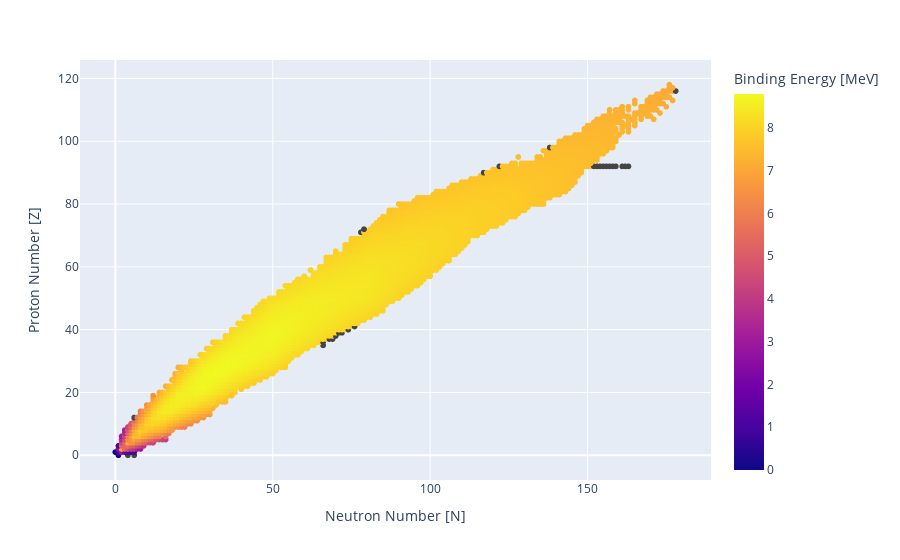
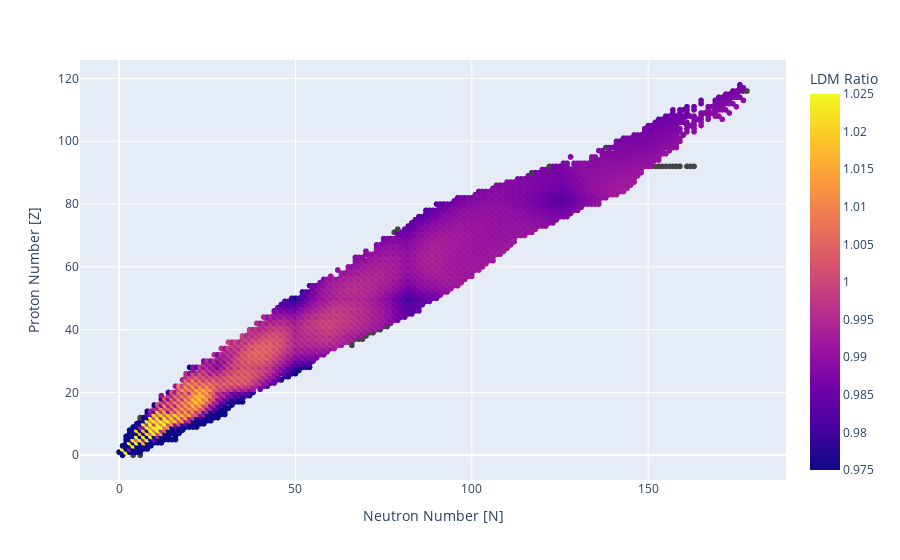

Notebook code for these charts, in order:
### Markdown cell above
## Charts of Binding Energy 

The IAEA chart of nuclides datasets offer detailed nuclear properties like half-lives, decay modes, and energy levels, invaluable for research and applications in nuclear physics, medicine, and energy due to their comprehensive coverage and well validated datasets.

### Code cell
import matplotlib.pyplot as plt
import numpy as np
import pandas as pd
import plotly.express as px
import plotly.graph_objects as go
# the service URL
livechart = "https://nds.iaea.org/relnsd/v0/data?"
import urllib.request
def lc_pd_dataframe(url):
    req = urllib.request.Request(url)
    req.add_header('User-Agent', 'Mozilla/5.0 (X11; Ubuntu; Linux x86_64; rv:77.0) Gecko/20100101 Firefox/77.0')
    return pd.read_csv(urllib.request.urlopen(req))
df = lc_pd_dataframe(livechart + "fields=ground_states&nuclides=all")
df["a"]=df["z"] + df["n"]
df["b_over_a"] = df["binding"]

import plotly.express as px

df["Atomic Number [A]"] = df["z"]  + df["a"]
df["Proton Number [Z]"] = df["z"]
df["Neutron Number [N]"] = df["n"]
df["Binding Energy [MeV]"] = df["binding"] / 1000.0
df["Symbol"] = df["symbol"] 
df["Dominant Decay"] = df["decay_1"] 


fig = px.scatter(df, x="Neutron Number [N]",y="Proton Number [Z]", color="Binding Energy [MeV]", hover_data=["Symbol","Neutron Number [N]","Proton Number [Z]","Binding Energy [MeV]", "Dominant Decay"])
fig.show()


def volume(A):
    return 15.56 * A

def surface(A):
    return -17.23 * A**(2.0/3.0)

def coulomb(A,Z):
    return -0.72*Z*(Z-1) / A**(1.0/3.0)

def assym(A,Z):
    p_aa = 93.14
    B_a=-p_aa*(Z-A/2)**2/A
    return B_a

def pair(A,Z):
    p_ap=12.0
    B_p=-p_ap/A**(1/2) 
    N=A-Z
    
    CV = np.array(Z%2 + N%2)
    B_p = np.array(B_p)
    B_p[ CV == 1 ] = -B_p[ CV == 1 ]
    B_p[ CV == 0 ] = 0

    return B_p

df["semf"] = (volume(df.a)+assym(df.a, df.z) + pair(df.a, df.z) + coulomb(df.a, Z=np.array(df.z)) + surface(df.a))/df.a/1E-3
df["LDM Ratio"] = df["semf"] / df["binding"]


df.loc[df["LDM Ratio"] < 0.975, "LDM Ratio"] = 0.975
df.loc[df["LDM Ratio"] > 1.025, "LDM Ratio"] = 1.025


fig = px.scatter(df, x="Neutron Number [N]",y="Proton Number [Z]", color="LDM Ratio", hover_data=["Symbol","Neutron Number [N]","Proton Number [Z]","Binding Energy [MeV]", "Dominant Decay"])
fig.show()


#df["Proton/Neutron Ratio"] = df["n"]/df["z"]
#fig = px.scatter(df, x="Atomic Number [A]",y="Binding Energy [MeV]", color="Proton/Neutron Ratio", hover_data=["Symbol","Neutron Number [N]","Proton Number [Z]","Binding Energy [MeV]", "Dominant Decay"])
#fig.show()

### Figure 1 — Plotly figure (JSON) as saved in the notebook; plotly's stock layout.template omitted (floating-point values rounded to 4 significant figures; data arrays with more than 128 entries replaced by an {"elided": "..."} marker saying what was removed)
{"data": [{"customdata": {"elided": "3386x3 mixed values"}, "hovertemplate": "Neutron Number [N]=%{x}<br>Proton Number [Z]=%{y}<br>Symbol=%{customdata[0]}<br>Binding Energy [MeV]=%{marker.color}<br>Dominant Decay=%{customdata[2]}<extra></extra>", "legendgroup": "", "marker": {"color": {"elided": "3386 float values"}, "coloraxis": "coloraxis", "symbol": "circle"}, "mode": "markers", "name": "", "showlegend": false, "type": "scattergl", "x": {"elided": "3386 int values"}, "xaxis": "x", "y": {"elided": "3386 int values"}, "yaxis": "y"}], "layout": {"coloraxis": {"colorbar": {"title": {"text": "Binding Energy [MeV]"}}, "colorscale": [[0, "#0d0887"], [0.1111, "#46039f"], [0.2222, "#7201a8"], [0.3333, "#9c179e"], [0.4444, "#bd3786"], [0.5556, "#d8576b"], [0.6667, "#ed7953"], [0.7778, "#fb9f3a"], [0.8889, "#fdca26"], [1, "#f0f921"]]}, "legend": {"tracegroupgap": 0}, "margin": {"t": 60}, "xaxis": {"anchor": "y", "domain": [0, 1], "title": {"text": "Neutron Number [N]"}}, "yaxis": {"anchor": "x", "domain": [0, 1], "title": {"text": "Proton Number [Z]"}}}}

### Figure 2 — Plotly figure (JSON) as saved in the notebook; plotly's stock layout.template omitted (floating-point values rounded to 4 significant figures; data arrays with more than 128 entries replaced by an {"elided": "..."} marker saying what was removed)
{"data": [{"customdata": {"elided": "3386x3 mixed values"}, "hovertemplate": "Neutron Number [N]=%{x}<br>Proton Number [Z]=%{y}<br>Symbol=%{customdata[0]}<br>Binding Energy [MeV]=%{customdata[1]}<br>Dominant Decay=%{customdata[2]}<br>LDM Ratio=%{marker.color}<extra></extra>", "legendgroup": "", "marker": {"color": {"elided": "3386 float values"}, "coloraxis": "coloraxis", "symbol": "circle"}, "mode": "markers", "name": "", "showlegend": false, "type": "scattergl", "x": {"elided": "3386 int values"}, "xaxis": "x", "y": {"elided": "3386 int values"}, "yaxis": "y"}], "layout": {"coloraxis": {"colorbar": {"title": {"text": "LDM Ratio"}}, "colorscale": [[0, "#0d0887"], [0.1111, "#46039f"], [0.2222, "#7201a8"], [0.3333, "#9c179e"], [0.4444, "#bd3786"], [0.5556, "#d8576b"], [0.6667, "#ed7953"], [0.7778, "#fb9f3a"], [0.8889, "#fdca26"], [1, "#f0f921"]]}, "legend": {"tracegroupgap": 0}, "margin": {"t": 60}, "xaxis": {"anchor": "y", "domain": [0, 1], "title": {"text": "Neutron Number [N]"}}, "yaxis": {"anchor": "x", "domain": [0, 1], "title": {"text": "Proton Number [Z]"}}}}
